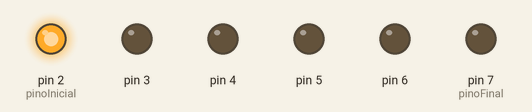
This sketch was run on a simulated Arduino Uno, built with avr-gcc and run on an emulated ATmega328P. Parts: output pins drawn as LEDs (lit = HIGH).

Above: at 0.1 s.
At 0.5 s:
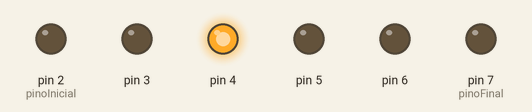
At 0.9 s:
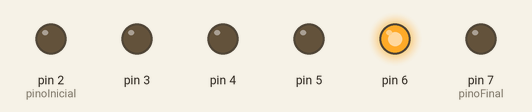
At 1.1 s:
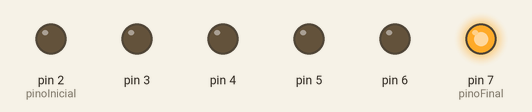
At 1.9 s:
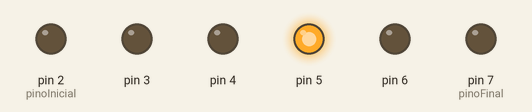
At 2.7 s:
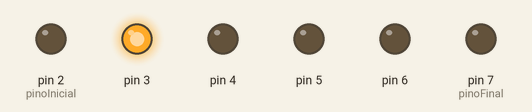
Timing chart, 0 to 3.0 s (numbered marks = the images above):
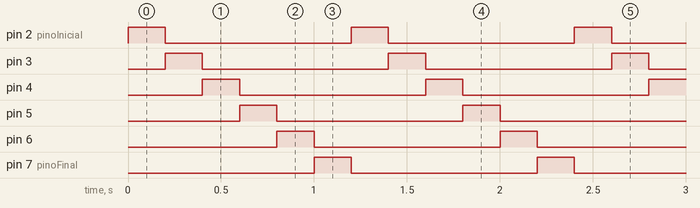

The sketch:

ex04.ino
```cpp
int pinoInicial = 2;
int pinoFinal = 7;

void setup() {
  for (int pino = pinoInicial; pino <= pinoFinal; pino++) {
    pinMode(pino, OUTPUT);
  }
}

void loop() {
  for (int pino = pinoInicial; pino <= pinoFinal; pino++) {
    digitalWrite(pino, HIGH);
    delay(200);
    digitalWrite(pino, LOW);
  }
}
```

Measured:
- by itself, pin 2 (pinoInicial), pin 3–6, pin 7 (pinoFinal): alternates HIGH for 0.20 s and LOW for 1.0 s
- by itself, everything shown: repeats every 1.2 s, in 6 steps
